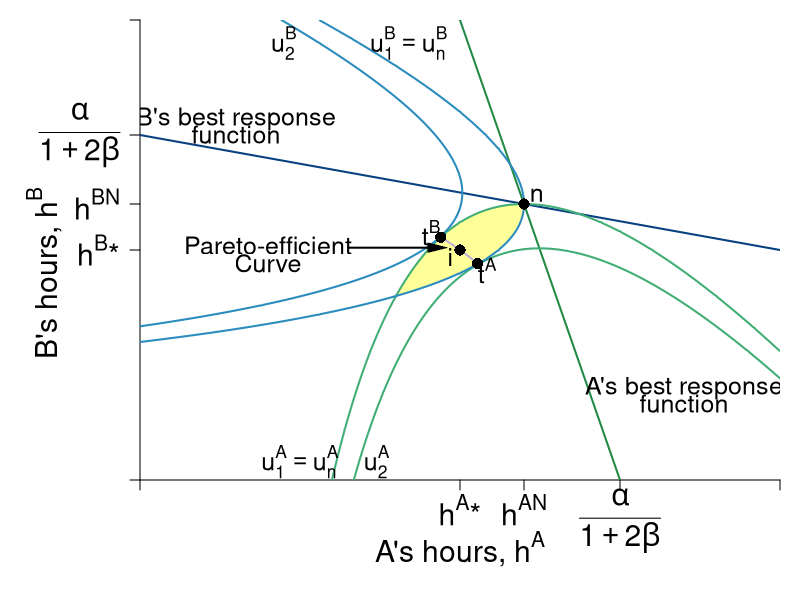

Write the R code that produced this figure.
require(shape)
pdf(file = "coordination_failures/coord_brfs_cournot.pdf", width = 9, height = 7)

#Set parameters for graphics
pointsize <- 1.8
axislabelsize <- 1.8
labelsize <- 1.5
namesize <- 1.8
annotatesize <- 1.5
graphlinewidth <- 2
segmentlinewidth <- 1.5

COL <- c("#7fc97f", "#beaed4", "#fdc086", "#ffff99", "#386cb0", "#f0027f", "#bf5b17", "#666666")
COLA <- c("#99d8c9","#66c2a4","#41ae76", "#238b45", "#005824")
COLB <- c("#4eb3d3", "#2b8cbe", "#0868ac","#084081")

par(mar =  c(6, 7, 1, 1))

uA <- function(ea, eb, alpha = 30, beta = 1/2) {
  (alpha - beta*(ea+eb))*ea - 0.5*(ea)^2
}

uB <- function(ea, eb, alpha = 30, beta = 1/2) {
  (alpha - beta*(ea+eb))*eb - 0.5*(eb)^2
}

brfB <- function(ea, alpha = 30, beta = 1/2) {
  (alpha - beta*ea)/(1 + 2*beta)
}

brfA <- function(ea, alpha = 30, beta = 1/2) {
  (alpha - ea*(1 + 2*beta))/(beta)
}

brfPE <- function(ea, alpha = 30, beta = 1/8) {
  alpha*(1 - beta*ea)
}

hANE <- function(alpha, beta = 1/2){
  alpha/(1 + 3*beta)
}

hApEff2 <- function(alpha, beta = 1/2){
  alpha/(1 + 4*beta)
}

intercept1 <- function(alpha, beta = 1/2){
  alpha/(1 + 2*beta)
}

PEC <- function(ea, alpha = 30, beta = 1/2){
  a = beta*(1+2*beta);
  b = -alpha*(1+3*beta)+(1+2*beta)^2*ea;
  c = alpha^2 - alpha*(1+3*beta)*ea+ beta*(1+2*beta)*ea^2
  delta = b^2-4*a*c
  return((-b-sqrt(delta))/(2*a))
}


indiffA <- function(ea, alpha = 30, beta = 1/2, uA = 144) {
  (alpha*ea - beta*(ea)^2 - 0.5*(ea)^2 - uA)/(beta*ea)
}

indiffBroot1 <- function(ea, alpha = 30, beta = 30, uB = 144){
  (-sqrt(alpha^2 - 2*alpha*beta*ea + beta^2*ea^2 - 4*beta*uB - 2*uB) + alpha - beta*ea)/(2*beta + 1)
}

indiffBroot2 <- function(ea, alpha = 30, beta = 30, uB = 144){
  (sqrt(alpha^2 - 2*alpha*beta*ea + beta^2*ea^2 - 4*beta*uB - 2*uB) + alpha - beta*ea)/(2*beta + 1)
}


indiffB <- function(eb, alpha = 30, beta = 1/2, uB = 144) {
  (alpha*eb - uB - 0.5*eb^2)/(alpha*beta*eb)
}

indiffB2 <- function(ea, alpha = 30, beta = 1/2, uB = 144) {
  sqrt(alpha^2*(beta*ea - 1)^2 - 2*uB) - alpha*beta*ea + alpha
}

indiffB3 <- function(ea, alpha = 30, beta = 1/2, uB = 144) {
  -sqrt(alpha^2*(beta*ea - 1)^2 - 2*uB) - alpha*beta*ea + alpha
}


xlims <- c(0, 20)
ylims <- c(0, 20)

npts <- 501 
x <- seq(xlims[1], xlims[2], length.out = npts)
y <- seq(ylims[1], ylims[2], length.out = npts) 
a <- c(uA(hANE(alpha = 30, beta = 1/2), hANE(alpha = 30, beta = 1/2)), 
       155.8)
b <- c(uA(hANE(alpha = 30, beta = 1/2),hANE(alpha = 30, beta = 1/2)), 
       155.8)


plot(0, 0, xlim = xlims, ylim = ylims, type = "n",
     xlab = expression(paste("")),
     ylab = expression(paste("")), 
     xaxt = "n", 
     yaxt = "n", 
     cex.lab = axislabelsize, 
     bty = "n",
     xaxs="i", 
     yaxs="i")


ticksy <- c(0, hApEff2(alpha = 30), hANE(alpha = 30), intercept1(alpha = 30), ylims[2])
ylabels <- c(NA, expression(paste(h^B,"*")), expression(paste(h^{BN})), expression(paste(frac(alpha, 1 + 2*beta))), NA)
ticksx <- c(0, hApEff2(alpha = 30), hANE(alpha = 30), intercept1(alpha = 30), xlims[2])
xlabels <- c(NA, expression(paste(h^A,"*")), expression(paste(h^{AN})), expression(paste(frac(alpha, 1 + 2*beta))), NA)



axis(1, at = ticksx,  pos = 0, labels = FALSE)
text(x = c(0, hApEff2(alpha = 30), hANE(alpha = 30), intercept1(alpha = 30), xlims[2]), par("usr")[3] - 0.4, labels = xlabels, srt = 0, pos = 1, xpd = TRUE, cex = axislabelsize)

axis(2, at = ticksy, pos = 0, labels = ylabels, las = 1, cex.axis = axislabelsize)

npts <- 500 
xx1 <- seq(xlims[1], xlims[2], length.out = npts)
xx2 <- seq(9.4, 10.55, length.out = npts)

#I need something like xx1 with npts for 
xpoly1 <- seq(from = 8, to = 12, length.out = 500)
ypoly1 <- indiffA(xpoly1, uA = 144, alpha = 30, beta = 1/2)
ypoly2 <- indiffBroot1(xpoly1, uB = 144, alpha = 30, beta = 1/2)
polygon(x = c(xpoly1, rev(xpoly1)), y = c(ypoly1, rev(ypoly2)), col=COL[4], density=NULL, border = NA)



lines(xx1, brfA(xx1, alpha = 30, beta = 1/2), col = COLA[4], lwd = graphlinewidth)
lines(xx1, brfB(xx1, alpha = 30, beta = 1/2), col = COLB[4], lwd = graphlinewidth)
lines(xx2, PEC(xx2, alpha = 30, beta = 1/2), col = COL[2], lwd = graphlinewidth)

contour(y, x,
        outer(x, y, uA),
        drawlabels = FALSE,
        col = COLA[3],
        lwd = graphlinewidth,
        levels = a,
        xaxs="i",
        yaxs="i",
        add = TRUE)

text(0.5*xlims[2], -3, expression(paste("A's hours, ", h^A)), xpd = TRUE, cex = axislabelsize)
text(-3, 9, expression(paste("B's hours, ", h^B)), xpd = TRUE, cex = axislabelsize, srt = 90) 


contour(x, y,
        outer(x, y, uB),
        drawlabels = FALSE,
        col = COLB[2],
        lwd = graphlinewidth,
        levels = b,
        add = TRUE
)


text(4, 10.2, expression("Pareto-efficient"), cex = labelsize)
text(4, 9.4, expression("Curve"), cex = labelsize)
Arrows(6.5, 10.1, 9.3, 10.1, col = "black", lty = 1, lwd = 2, arr.type = "triangle", arr.lwd = 0.5)
# 
#Label the iso-welfare functions for the HG, Aisha
text(5.0, 0.8, expression(u[1]^A == u[n]^A), cex = annotatesize)
text(7.4, 0.8, expression(u[2]^A), cex = annotatesize)


#Label the indifference curves for the HG, Betty
text(8.4, 19, expression(u[1]^B == u[n]^B), cex = annotatesize)
text(4.5, 19, expression(u[2]^B), cex = annotatesize)


#Label Nash Equilibrium
points(hANE(alpha = 30), hANE(alpha = 30), pch = 16, col = "black", cex = 1.5)

text(hANE(alpha = 30) + 0.4, hANE(alpha = 30) + 0.4, expression(paste("n")), cex = annotatesize)


#Annotate Pareto Efficient Curve and relevant points
points(10.55, PEC(10.55), pch = 16, col = "black", cex = 1.5)
text(10.55 + 0.3, PEC(10.55) - 0.3, expression(paste(t^A)), cex = annotatesize)


points(9.4, PEC(9.4), pch = 16, col = "black", cex = 1.5)
text(9.4 - 0.3, PEC(9.4) + 0.2, expression(paste(t^B)), cex = annotatesize)

points(hApEff2(alpha = 30), hApEff2(alpha = 30), pch = 16, col = "black", cex = 1.5)
text(hApEff2(alpha = 30)- 0.3, hApEff2(alpha = 30) - 0.3, expression(paste(i)), cex = annotatesize)

#B's brf
text(3, 15.7, expression(paste("B's best response")), cex = labelsize)
text(3, 15.0, expression(paste("function")), cex = labelsize)

#A's brf
text(17, 4, expression(paste("A's best response")), cex = labelsize)
text(17, 3.3, expression(paste("function")), cex = labelsize)

dev.off()
